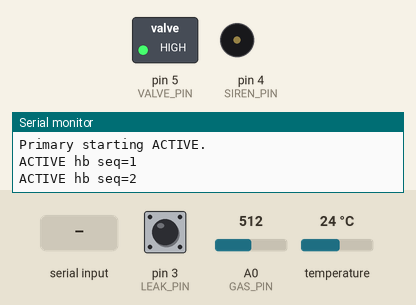
Bench run of a sketch on a simulated Arduino Uno, built with avr-gcc and run on an emulated ATmega328P. Parts: switched loads named in the sketch (green lamp = pin HIGH), buzzer (waves = sounding, pin HIGH), the last lines printed to the serial monitor. The test bench sets the inputs (shaded band); at power-on: A0 (GAS_PIN) = 512, pin 3 (LEAK_PIN) HIGH, temperature 24 °C.

Above: at 2.3 s.
2.4 s: A0 (GAS_PIN) set to 586
4.3 s: A0 (GAS_PIN) set to 609
At 5.1 s:
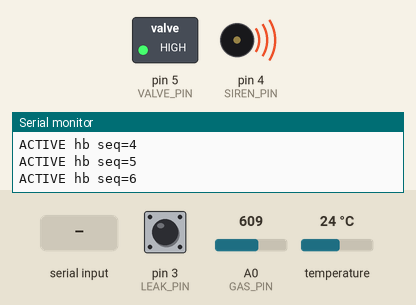
6.1 s: pin 3 (LEAK_PIN) pulled LOW for 0.95 s
At 7.0 s:
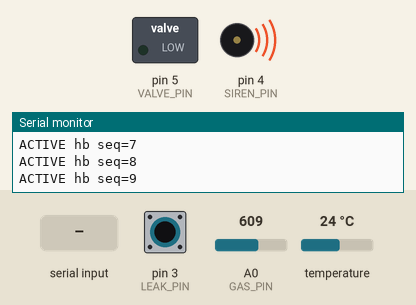
9.2 s: "HB,\n" received over the second serial link
At 10.6 s:
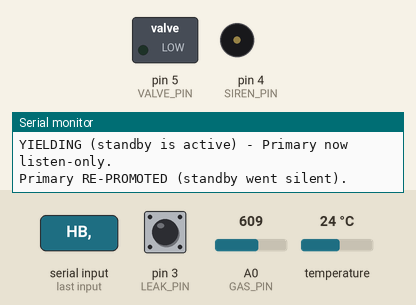
11.8 s: pin 3 (LEAK_PIN) pulled LOW for 3.2 s
At 12.6 s:
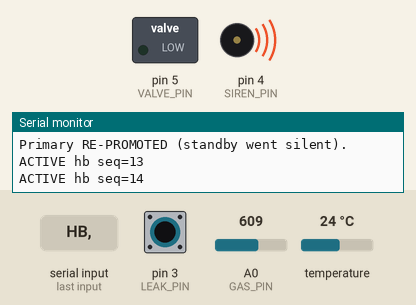
17.2 s: A0 (GAS_PIN) set to 590
At 18.4 s:
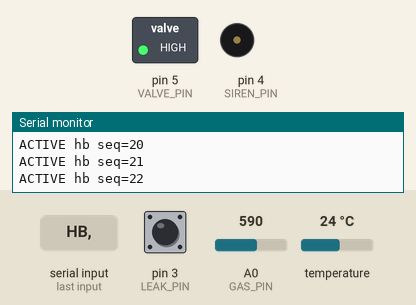
Timing chart, 0 to 19.8 s (numbered marks = the images above; inputs shaded):
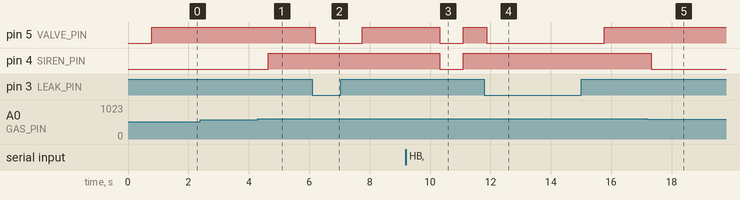

The sketch:

primary.ino
```cpp
/*
  Redundant Failover Monitoring - Primary Unit
  ---------------------------------------------------
  Active by default: drives shared sensors/actuators and transmits a
  heartbeat. Yields (goes listen-only) if it detects a heartbeat it did
  not itself send, meaning Standby has already promoted itself.
  Board: Arduino Uno.
*/

#include <SoftwareSerial.h>
#include <OneWire.h>
#include <DallasTemperature.h>

const uint8_t ONEWIRE_PIN = 2;
const uint8_t GAS_PIN = A0;
const uint8_t LEAK_PIN = 3;
const uint8_t SIREN_PIN = 4, VALVE_PIN = 5;
const uint8_t LINK_TX = 6, LINK_RX = 7;

OneWire oneWire(ONEWIRE_PIN);
DallasTemperature tempSensor(&oneWire);
SoftwareSerial link(LINK_RX, LINK_TX);

const char *MY_ID = "PRIMARY";
bool isActive = true; // Primary starts active by default

uint16_t txSeq = 0;
unsigned long lastHeartbeatSentMs = 0;
unsigned long lastHeartbeatHeardMs = 0;
const unsigned long HEARTBEAT_INTERVAL_MS = 250;
const unsigned long SILENCE_TIMEOUT_MS = 1000;

void setup() {
  Serial.begin(9600);
  link.begin(9600);
  tempSensor.begin();

  pinMode(LEAK_PIN, INPUT_PULLUP);
  setActuatorPinMode(isActive);

  lastHeartbeatHeardMs = millis();
  Serial.println("Primary starting ACTIVE.");
}

void loop() {
  readIncomingHeartbeats();

  if (isActive) {
    runActiveLogic();
  } else {
    checkForSilenceAndPromote(); // Primary can re-promote if it hasn't heard Standby in a while
  }
}

void setActuatorPinMode(bool active) {
  pinMode(SIREN_PIN, active ? OUTPUT : INPUT);
  pinMode(VALVE_PIN, active ? OUTPUT : INPUT);
  if (!active) {
    // ensure no pull-up sneaks a weak drive onto the shared line
    digitalWrite(SIREN_PIN, LOW);
    digitalWrite(VALVE_PIN, LOW);
  }
}

void runActiveLogic() {
  float temp = readTempC();
  int gas = analogRead(GAS_PIN);
  bool leak = digitalRead(LEAK_PIN) == LOW;

  bool alarm = (temp > 60.0) || (gas > 600) || leak;
  digitalWrite(SIREN_PIN, alarm ? HIGH : LOW);
  digitalWrite(VALVE_PIN, leak ? LOW : HIGH); // close valve (LOW) on leak

  sendHeartbeatIfDue(alarm);
}

void sendHeartbeatIfDue(bool alarmState) {
  unsigned long now = millis();
  if (now - lastHeartbeatSentMs < HEARTBEAT_INTERVAL_MS) return;
  lastHeartbeatSentMs = now;
  txSeq++;
  link.print("HB,"); link.print(txSeq); link.print(","); link.println(alarmState ? "ALARM" : "OK");
  Serial.print("ACTIVE hb seq="); Serial.println(txSeq);
}

void readIncomingHeartbeats() {
  if (!link.available()) return;
  String line = link.readStringUntil('\n');
  line.trim();
  if (!line.startsWith("HB,")) return;

  lastHeartbeatHeardMs = millis();

  // If we are active and hear ANY heartbeat, it must be from Standby
  // (since we are the one generating our own) - that means Standby has
  // promoted, and split-brain avoidance requires we yield immediately.
  if (isActive) {
    isActive = false;
    setActuatorPinMode(false);
    Serial.println("YIELDING (standby is active) - Primary now listen-only.");
  }
}

void checkForSilenceAndPromote() {
  if (millis() - lastHeartbeatHeardMs > SILENCE_TIMEOUT_MS) {
    isActive = true;
    setActuatorPinMode(true);
    Serial.println("Primary RE-PROMOTED (standby went silent).");
  }
}

float readTempC() {
  tempSensor.requestTemperatures();
  return tempSensor.getTempCByIndex(0);
}
```

Measured:
- the behaviour switches between 600 and 601 on A0 (GAS_PIN) (found by bisection; images 0 and 1)
- after the input at 4.3 s, pin 4 (SIREN_PIN): LOW → HIGH after 0.35 s
- after the input at 6.1 s, pin 5 (VALVE_PIN): HIGH → LOW after 0.10 s, → HIGH 1.6 s later
- after the input at 9.2 s, pin 5 (VALVE_PIN), pin 4 (SIREN_PIN): HIGH → LOW after 1.1 s, → HIGH 0.76 s later
- after the input at 11.8 s, pin 5 (VALVE_PIN): HIGH → LOW after 0.07 s, → HIGH 3.9 s later
- after the input at 17.2 s, pin 4 (SIREN_PIN): HIGH → LOW after 0.12 s
